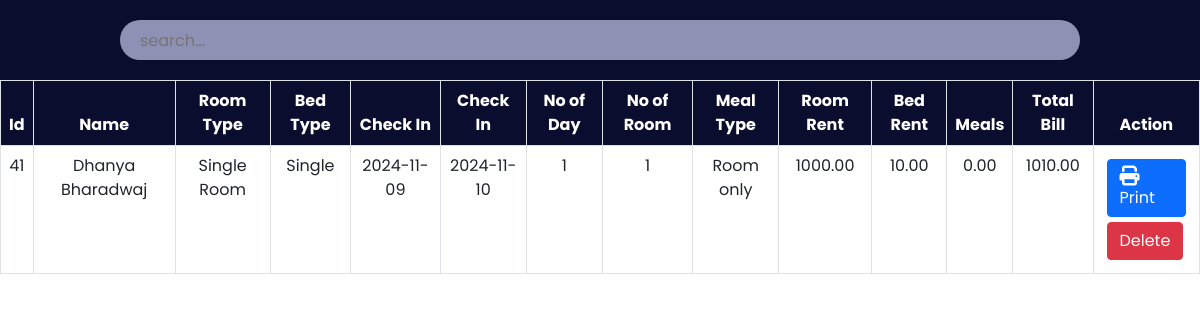
Screenshot of /admin/payment.php with the database file from the repository.
### tables this page shows
CREATE TABLE `payment` (
  `id` int(30) NOT NULL,
  `Name` varchar(30) NOT NULL,
  `Email` varchar(30) NOT NULL,
  `RoomType` varchar(30) NOT NULL,
  `Bed` varchar(30) NOT NULL,
  `NoofRoom` int(30) NOT NULL,
  `cin` date NOT NULL,
  `cout` date NOT NULL,
  `noofdays` int(30) NOT NULL,
  `roomtotal` double(8,2) NOT NULL,
  `bedtotal` double(8,2) NOT NULL,
  `meal` varchar(30) NOT NULL,
  `mealtotal` double(8,2) NOT NULL,
  `finaltotal` double(8,2) NOT NULL
);

### admin/payment.php (the view, shortened to what this page needs)
<?php
    include '../config.php';
?>
<!DOCTYPE html>
<html lang="en">
<head>
    <link href="https://cdn.jsdelivr.net/npm/bootstrap@5.0.2/dist/css/bootstrap.min.css" rel="stylesheet">
    <link rel="stylesheet" href="https://cdnjs.cloudflare.com/ajax/libs/font-awesome/6.2.0/css/all.min.css"/>
	<link rel="stylesheet" href="css/roombook.css">
</head>
<body>
	<div class="searchsection">
        <input type="text" name="search_bar" id="search_bar" placeholder="search..." onkeyup="searchFun()">
    </div>
    <div class="roombooktable" class="table-responsive-xl">
        <?php
            $paymanttablesql = "SELECT * FROM payment";
            $paymantresult = mysqli_query($conn, $paymanttablesql);
        ?>
        <table class="table table-bordered" id="table-data">
            <thead>
                <tr>
                    <th scope="col">Id</th>
                    <th scope="col">Name</th>
                    <th scope="col">Room Type</th>
                    <th scope="col">Bed Type</th>
                    <th scope="col">Check In</th>
                    <th scope="col">Check In</th>
					<th scope="col">No of Day</th>
                    <th scope="col">No of Room</th>
					<th scope="col">Meal Type</th>
                    <th scope="col">Room Rent</th>
                    <th scope="col">Bed Rent</th>
                    <th scope="col">Meals</th>
					<th scope="col">Total Bill</th>
                    <th scope="col">Action</th>
                </tr>
            </thead>
            <tbody>
            <?php
            while ($res = mysqli_fetch_array($paymantresult)) {
            ?>
                <tr>
                    <td><?php echo $res['id'] ?></td>
                    <td><?php echo $res['Name'] ?></td>
                    <td><?php echo $res['RoomType'] ?></td>
                    <td><?php echo $res['Bed'] ?></td>
					<td><?php echo $res['cin'] ?></td>
                    <td><?php echo $res['cout'] ?></td>
					<td><?php echo $res['noofdays'] ?></td>
                    <td><?php echo $res['NoofRoom'] ?></td>
                    <td><?php echo $res['meal'] ?></td>
                    <td><?php echo $res['roomtotal'] ?></td>
					<td><?php echo $res['bedtotal'] ?></td>
					<td><?php echo $res['mealtotal'] ?></td>
					<td><?php echo $res['finaltotal'] ?></td>
                    <td class="action">
                        <a href="invoiceprint.php?id= <?php echo $res['id']?>"><button class="btn btn-primary"><i class="fa-solid fa-print"></i>Print</button></a>
						<a href="paymantdelete.php?id=<?php echo $res['id']?>"><button class="btn btn-danger">Delete</button></a>
                    </td>
                </tr>
            <?php
            }
            ?>
            </tbody>
        </table>
    </div>
</body>
</html>

### admin/css/roombook.css (style rules this page uses)
:root { --bg-text-shadow: 0 2px 4px rgb(13 0 77 / 8%), 0 3px 6px rgb(13 0 77 / 8%), 0 8px 16px rgb(13 0 77 / 8%); --bg-box-shadow: 0px 0px 20px 6px rgba(26, 30, 164, 0.31); }
body { background-color: #ffff; }
* { margin: 0; padding: 0; font-family: 'Poppins', sans-serif; }
i { font-size: 20px; }
.searchsection { height: 80px; width: 100%; display: flex; justify-content: space-evenly; align-items: center; background-color: #0a0d2d; position: fixed; z-index: 500; }
#search_bar { height: 40px; width: 80%; border: none; background-color: rgba(195, 198, 233, 0.714); padding-left: 20px; border-radius: 30px; }
a { color: black; }
.roombooktable { position: absolute; color: #0a0d2d; margin-top: 80px; width: 100%; height: 100vh; padding-bottom: 900px; }
.roombooktable thead { background-color: #0a0d2d; color: white; text-align: center; }
.roombooktable tbody { text-align: center; }
.action a { text-decoration: none; }
.action button { display: flex; flex-wrap: wrap; margin: 5px; }

### rows the page displays
payment: id "41", Name "Dhanya Bharadwaj", RoomType "Single Room", Bed "Single", cin "2024-11-09", cout "2024-11-10", noofdays "1", NoofRoom "1", meal "Room only", roomtotal "1000.00", bedtotal "10.00", mealtotal "0.00", finaltotal "1010.00"
